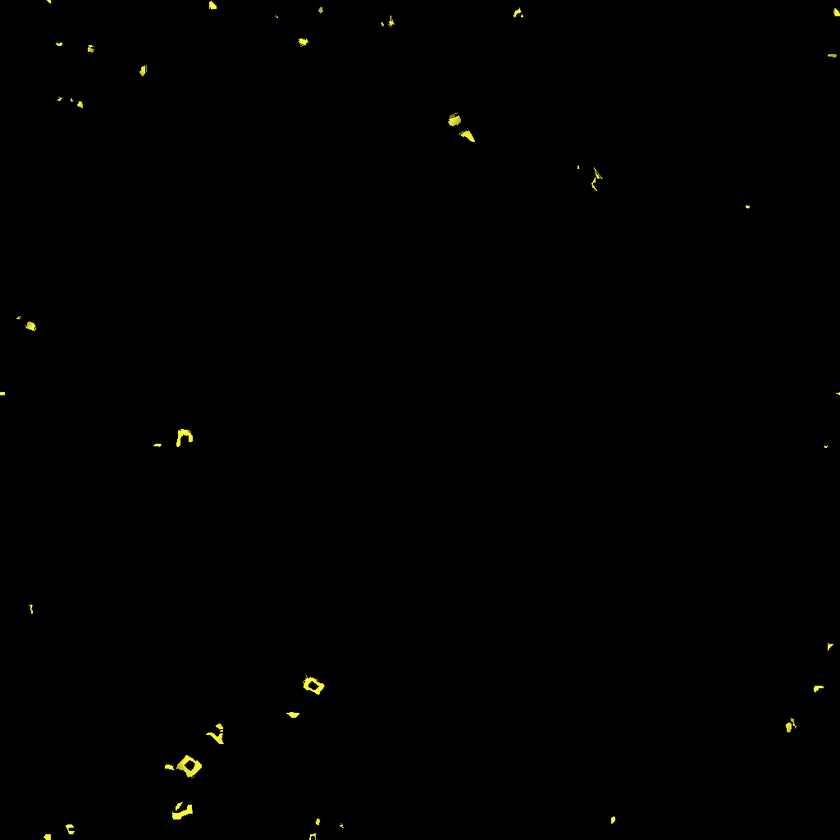
#> input picture Assets/Game/Art/Meshy/Urn_Crawler_B/Urn_Crawler_B_eyes.png, 840 x 840 px, shrunk from 1024 x 1024 before the run
$ python -i prop_stone_drawn.py   (imports and definitions only)
#> lines starting #> are read from the running program, lines starting #| are printed output that depends on the picture; after the words box and inside, x2 and y2 are one past the last pixel; in counts of white or black regions, pixels touching at a corner belong together
"""Stone props drawn in the room style's own stone (the Realms props: obelisks, tables, pillars, the forge's basalt). The
old finish (prop_organic.py --material stone) filled each face flat and scattered square dark blocks and speckles over it,
which the user saw as an AI look. This draws every texel from the room's own drawn stone instead, so a prop is made of
the same stone as the walls beside it:

  * the stone: the style's wall texture (128 texels a metre) with its mortar lines filled in from the stone round them,
    laid on the model in metres, each face from the side it faces (top, front or side), so blotches keep their size
  * colour: the stone's own colour texel for texel (the props were pink-grey beside the walls when they took Synty's
    hue), set to --bright; a part Synty paints a clear colour (a gold trim, a red band) keeps its hue, muted by --sat;
    a part Synty paints darker stays darker
  * creases: enclosed texels a step and two darker (the model's own ambient occlusion)
  * edges: where the face turns, a step lighter (a worn, lit edge)

The model is read from PixelRestyle.BakeGBuffer (per texel: normal, place on the model 0-1, occlusion, coverage, Synty's
colour).

    python Tools/prop_stone_drawn.py <gbuffer.bin> <width> <height> <out.png> --extent x,y,z --tile <wall.png> [--sat .5] [--bright .6]
"""
import argparse
import colorsys
import numpy as np
from PIL import Image
from scipy import ndimage

TPM = 128  # the dungeon's texels a metre (the room styles' too)


def stone_surface(path):
    """The style's wall texture with its mortar lines (thin dark lines between the stones) filled from the stone round
    them: its luminance relative to its mean (1 = average) and its colour per texel."""
    t = np.asarray(Image.open(path).convert("RGB")).astype(float) / 255
    lum = t @ [.3, .59, .11]
    # Mortar: texels darker than the stone around them, in thin runs; grown by two so their soft edges and the
    # wider spots where joints cross go too (left in, they showed as dark blots on the props).
    around = ndimage.median_filter(lum, size=11, mode="wrap")
    # Where joints cross, the mortar is most of what lies round a texel, so "darker than its surroundings" missed
    # the middle of every crossing and left it in as a black three-pointed hole with a pale rim (the user's "bullet
    # holes" on the Deep Halls' pillars): mortar is also anything far darker than the tile's usual stone.
    mortar = (lum < around * .8) | (lum < np.median(lum) * .6)
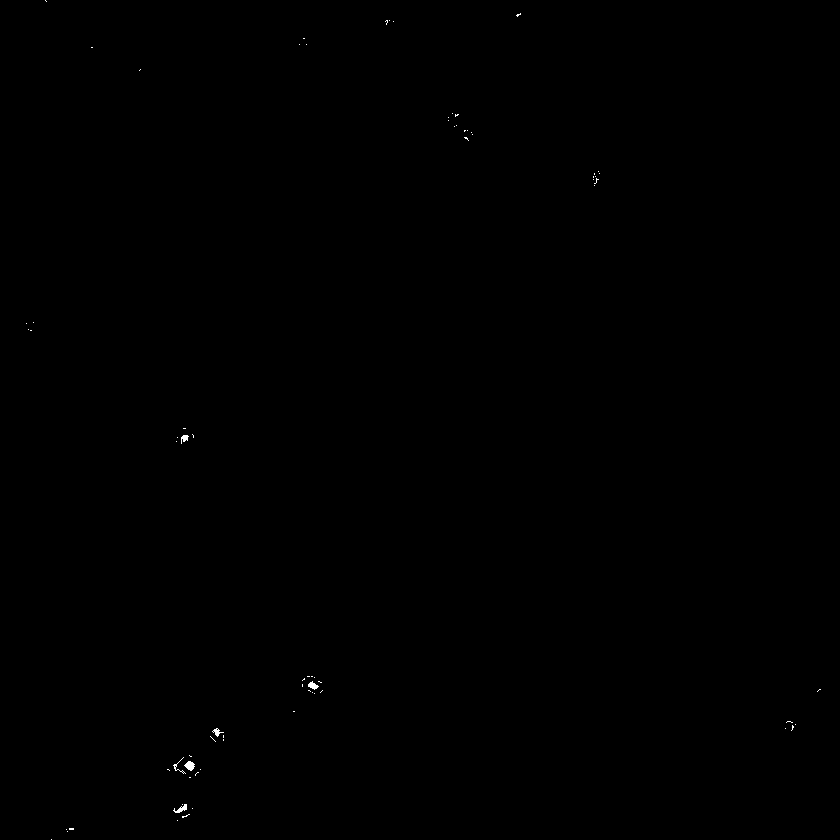
#> mortar: shape (840, 840) bool; 0.07% white; 75 white regions (69 under 20 px), largest, box (x1, y1, x2, y2) and area: (184, 761, 195, 771) 69, (173, 804, 187, 813) 58, (308, 681, 319, 690) 53, (181, 435, 189, 444) 42, (212, 728, 224, 737) 42, (173, 757, 186, 774) 34
    # Grown by three: the joint's soft edge and the one-texel lit bevel each stone has along it.
    mortar = ndimage.binary_dilation(mortar, iterations=3, structure=np.ones((3, 3), bool))
#> mortar: shape (840, 840) bool; 0.6% white; 20 white regions, largest, box (x1, y1, x2, y2) and area: (164, 752, 204, 781) 710, (299, 673, 326, 697) 514, (170, 801, 196, 824) 416
    # Fill each mortar texel from the stone beside it: as far into the stone as the texel is into the joint, and slid
    # a few texels along the joint, so the fill carries the stone's own texel-to-texel grain. (The nearest stone texel
    # alone drew every joint as streaks; a plain mirror across the joint's edge drew little symmetric figures along
    # it.) Wrapping, so the tile stays seamless.
    h, w = lum.shape
#> h = 840; w = 840
    bm = np.tile(mortar, (3, 3))
#> bm: shape (2520, 2520) bool; 0.6% white; 174 white regions, largest, box (x1, y1, x2, y2) and area: (164, 752, 204, 781) 710, (1004, 752, 1044, 781) 710, (1844, 752, 1884, 781) 710
    idx = ndimage.distance_transform_edt(bm, return_distances=False, return_indices=True)
    yy, xx = np.indices(bm.shape)
    dy = idx[0] - yy; dx = idx[1] - xx
#> after `dx = idx[1] - xx`:
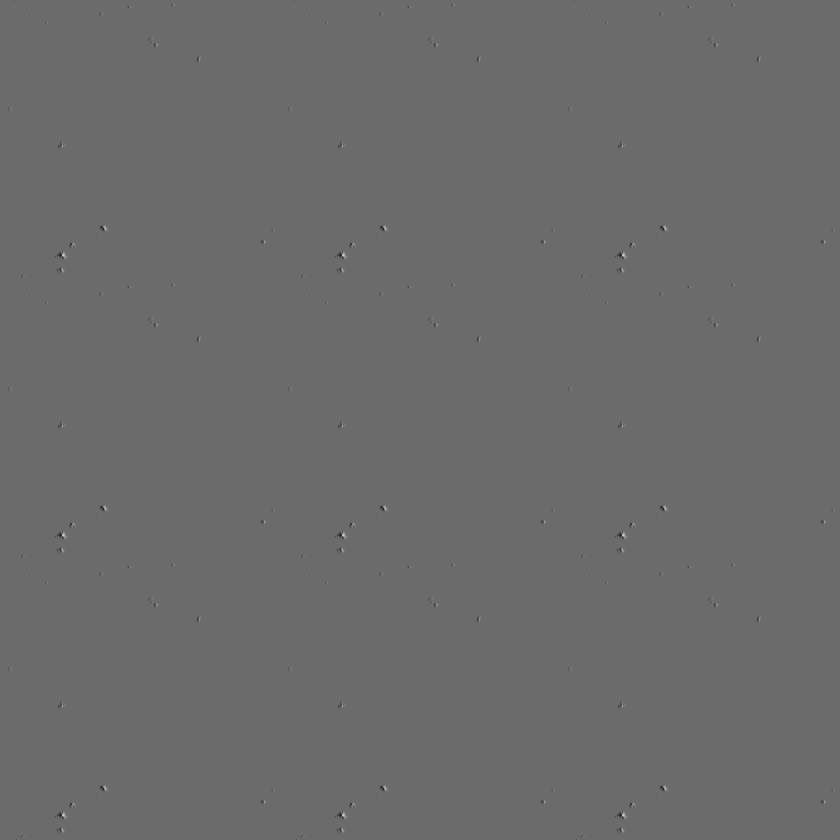
#> dx: shape (2520, 2520) int64 (shown at 1/3 size); min -8, max 11, mean -0.000983; drawn with min black and max white
    far = np.maximum(np.hypot(dy, dx), 1e-6)
    slide = 5
    gy = np.rint(idx[0] + dy + dx / far * slide).astype(int); gx = np.rint(idx[1] + dx - dy / far * slide).astype(int)
#> after `gy = np.rint(idx[0] + dy + dx / far * slide).astype(int)`:
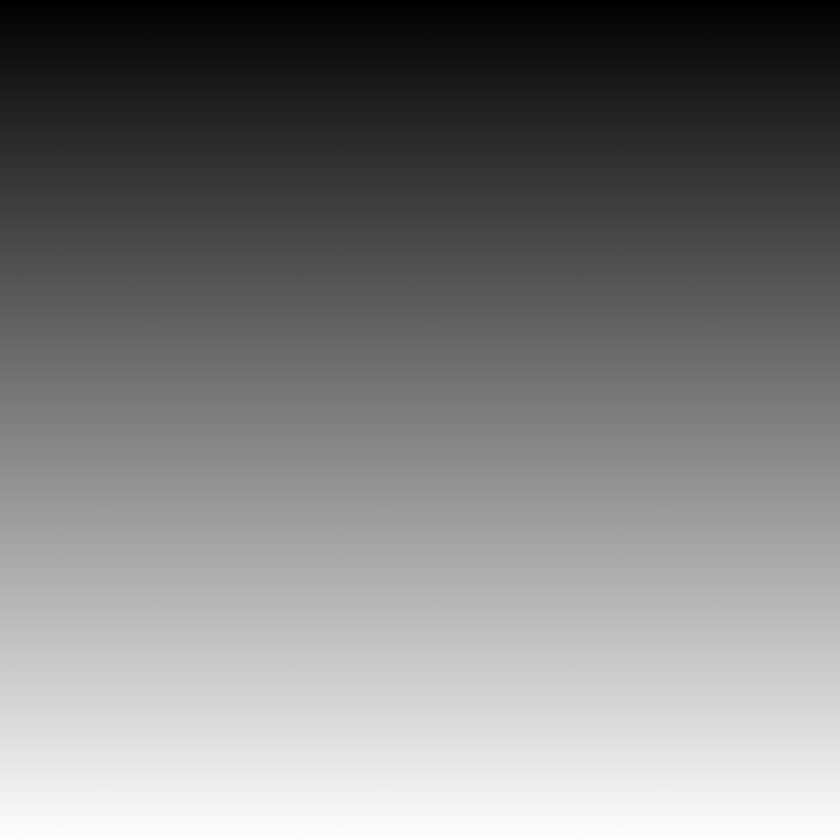
#> gy: shape (2520, 2520) int64 (shown at 1/3 size); min -5, max 2524, mean 1259.5; drawn with min black and max white
#> after `gx = np.rint(idx[1] + dx - dy / far * slide).astype(int)`:
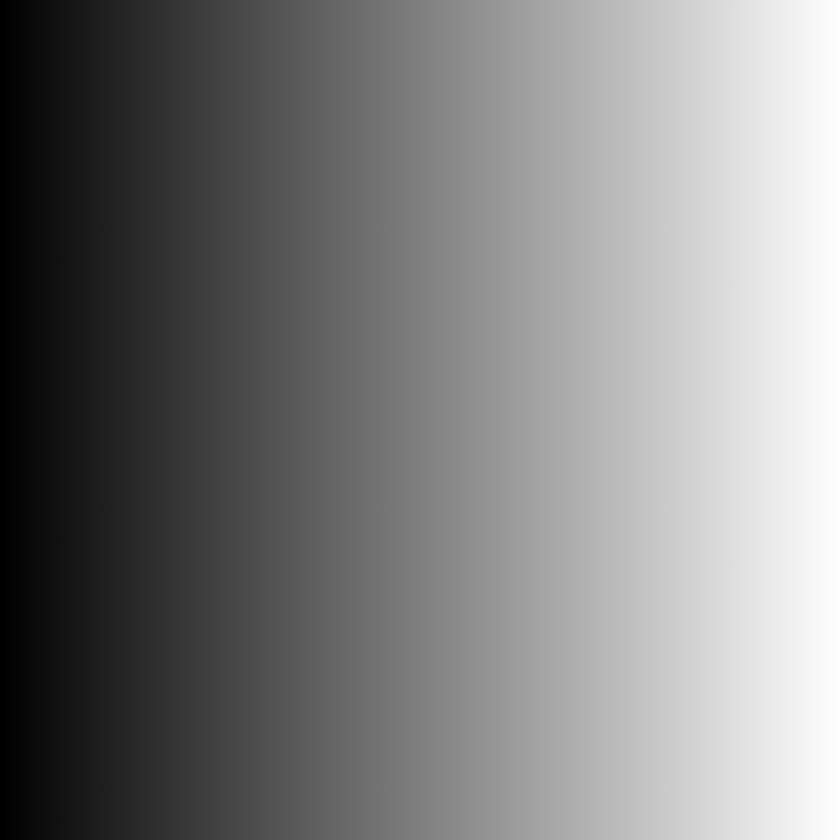
#> gx: shape (2520, 2520) int64 (shown at 1/3 size); min 0, max 2519, mean 1259.5; drawn with min black and max white
    my = np.clip(gy, 0, bm.shape[0] - 1); mx = np.clip(gx, 0, bm.shape[1] - 1)
#> after `my = np.clip(gy, 0, bm.shape[0] - 1)`:
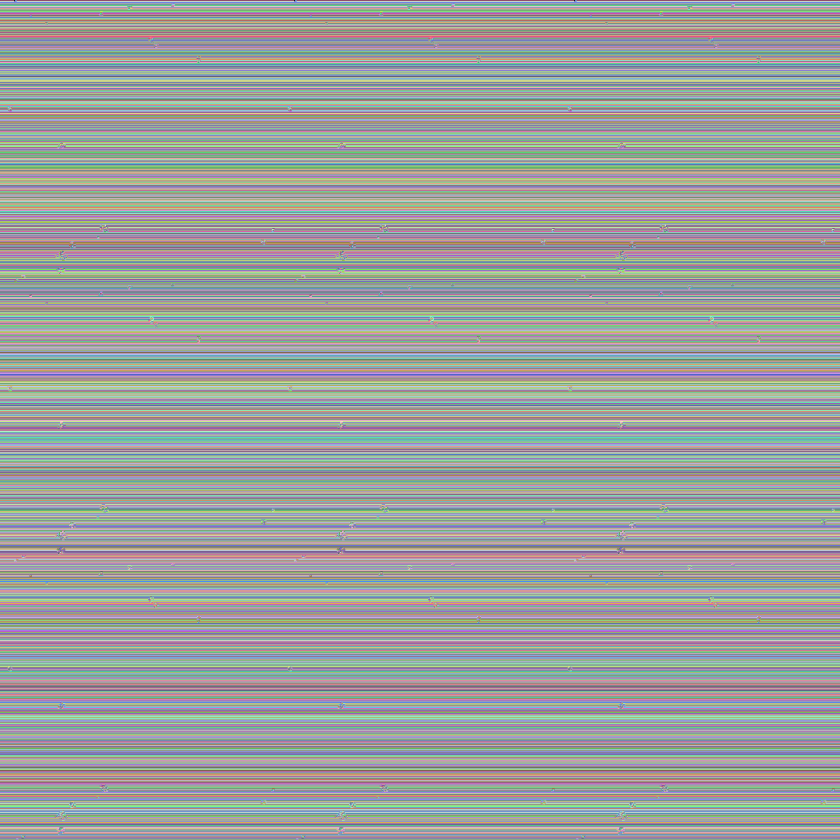
#> my: shape (2520, 2520) int64 (shown at 1/3 size); 2520 distinct labels, from 0 to 2519; one colour per label, 0 black
    use = ~bm[my, mx]   # that spot is stone; where it lands in another joint, the nearest stone texel
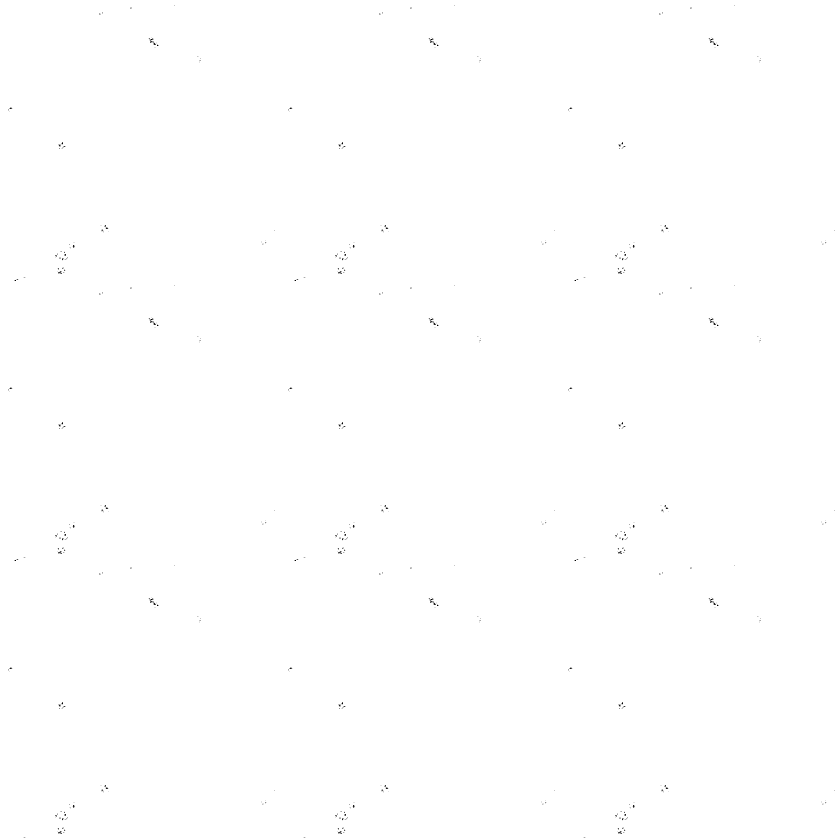
#> use: shape (2520, 2520) bool (shown at 1/3 size); 99.9% white; black in thin lines or dots
    sy = np.where(use, my, idx[0]); sx = np.where(use, mx, idx[1])
#> after `sy = np.where(use, my, idx[0])`: sy: shape (2520, 2520) int64; 2520 distinct labels, from 0 to 2519
    big = np.tile(t, (3, 3, 1))
    colour = big[sy, sx][h:2 * h, w:2 * w]
    filled = colour @ [.3, .59, .11]
    mean = max(filled.mean(), 1e-3)
#> mean = 0.00108
    return filled / mean, colour / np.maximum(filled[..., None], 1e-3)


# [75 lines left out: functions wall_surface, main, not called in this run]


# [2 lines not run here, left out]

>>> result = stone_surface('../Assets/Game/Art/Meshy/Urn_Crawler_B/Urn_Crawler_B_eyes.png')
